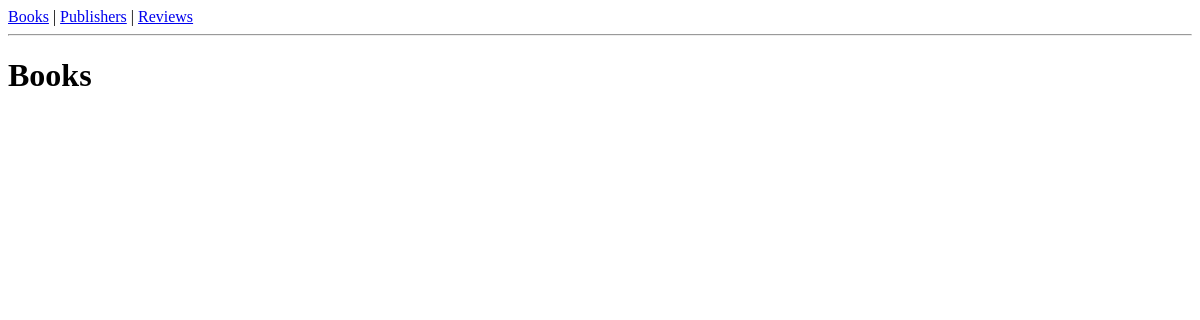
Before: / with the older database file.
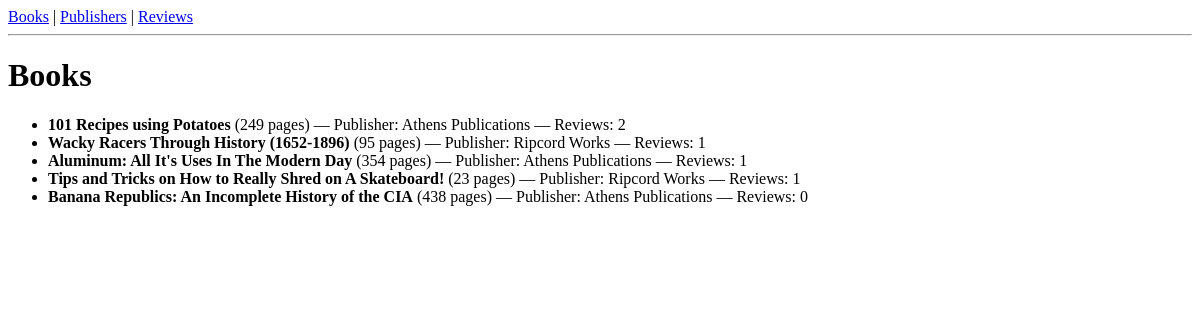
After: the same page with the newer database file.
### catalog/models.py (models this page shows, shortened)
class Book(models.Model):
    title=models.CharField(max_length=200)
    pages=models.PositiveIntegerField()
    publisher=models.ForeignKey(Publisher, on_delete=models.CASCADE)

class Publisher(models.Model):
    name=models.CharField(max_length=200)

### catalog/views.py (the view)
# urls.py: path("", BookListView.as_view(), name="book_list"),
class BookListView(ListView):
    model=Book
    template_name="book_list.html"
    context_object_name="books"

### templates/book_list.html
{% extends "base.html" %}
{% block content %}
    <h1>Books</h1>
    <ul>
        {% for book in books %}
            <li>
                <strong>{{ book.title }}</strong>
                ({{ book.pages }} pages) —
                Publisher: {{ book.publisher.name }} —
                Reviews: {{ book.review_set.count }}
            </li>
        {% endfor %}
    </ul>
{% endblock %}

### templates/base.html (shortened to what this page needs)
<!DOCTYPE html>
<html lang="en">
<head>
</head>
<body>
    <nav>
        <a href="{% url 'book_list' %}">Books</a> |
        <a href="{% url 'publisher_list' %}">Publishers</a> |
        <a href="{% url 'review_list' %}">Reviews</a>
    </nav>
    <hr>
    {% block content %}
    {% endblock %}
</body>
</html>

Changed rows visible on the page:
added Book: title "101 Recipes using Potatoes", pages "249", publisher.name "Athens Publications", review_set.count "2"
added Book: title "Wacky Racers Through History (1652-1896)", pages "95", publisher.name "Ripcord Works", review_set.count "1"
added Book: title "Aluminum: All It's Uses In The Modern Day", pages "354", publisher.name "Athens Publications", review_set.count "1"
added Book: title "Tips and Tricks on How to Really Shred on A Skateboard!", pages "23", publisher.name "Ripcord Works", review_set.count "1"
added Book: title "Banana Republics: An Incomplete History of the CIA", pages "438", publisher.name "Athens Publications", review_set.count "0"
